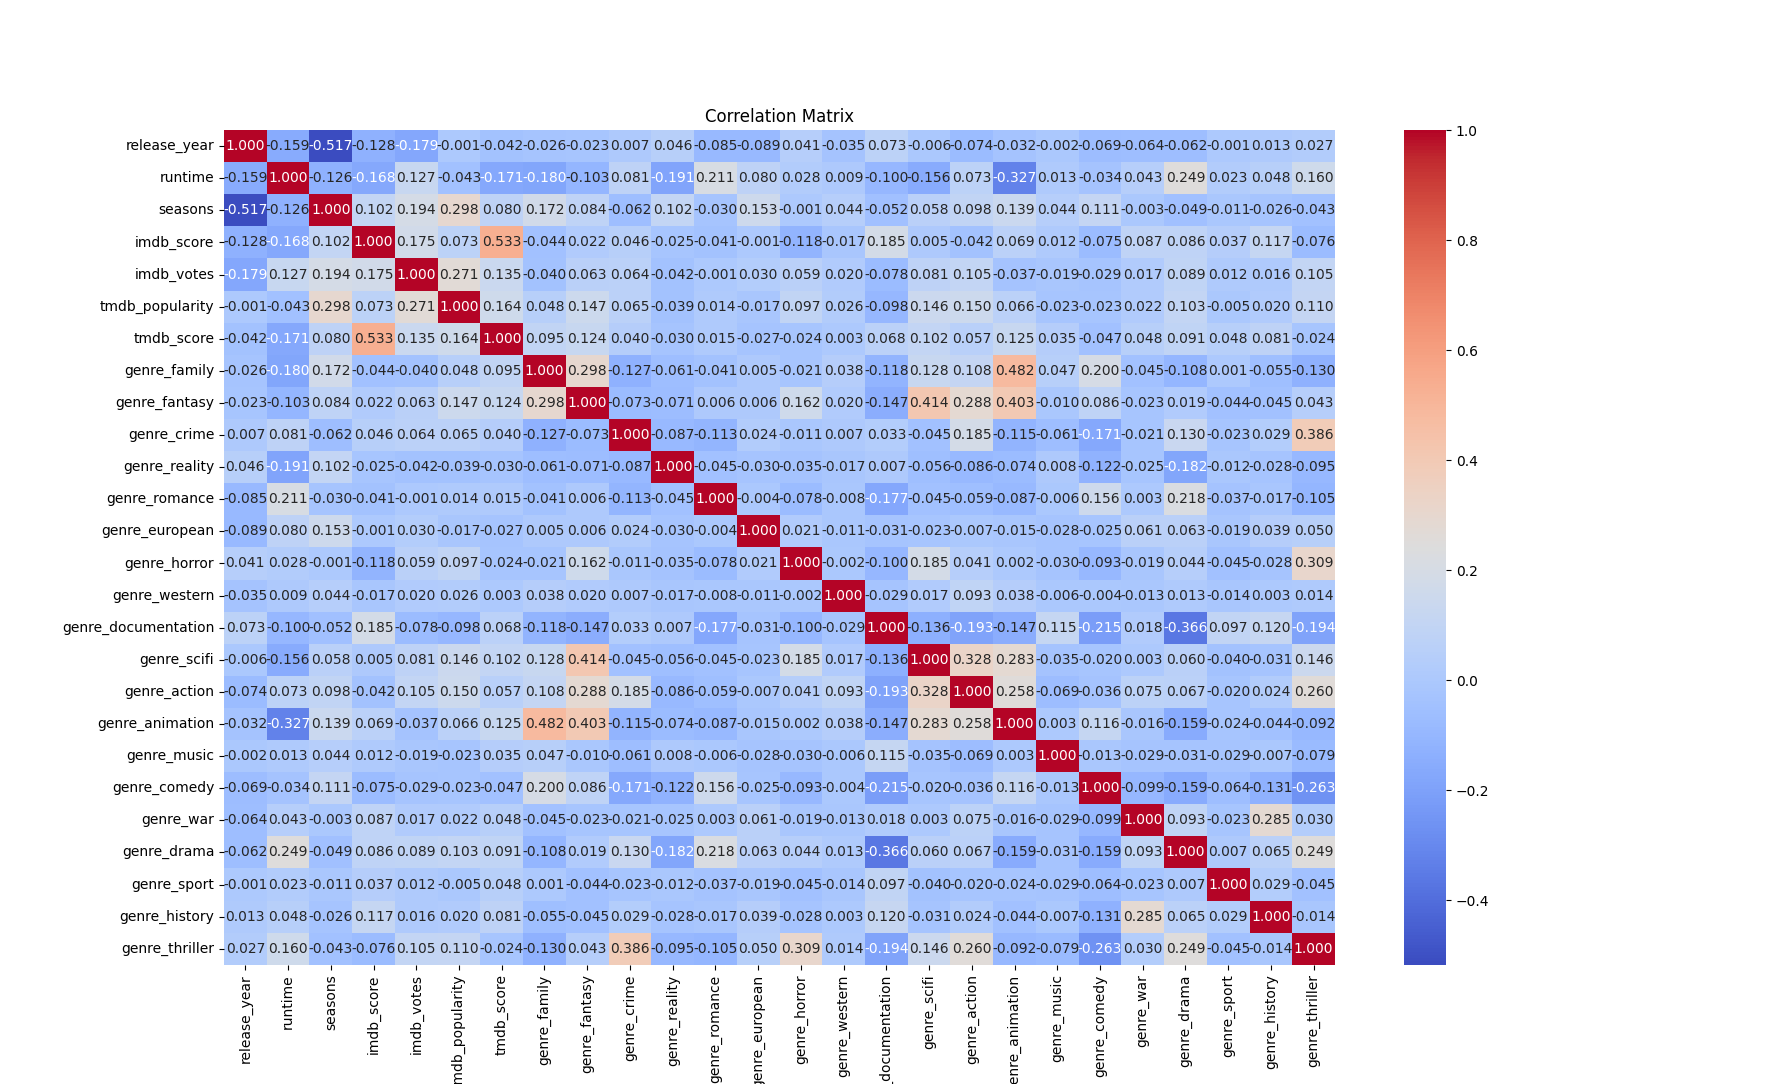

Reproduce this figure in Python.
import pandas as pd
import numpy as np
import ast
import seaborn as sns
import matplotlib.pyplot as plt

# Load the dataset
data = pd.read_csv('titles.csv')

# Exclude non-numeric columns
numeric_columns = data.select_dtypes(include=np.number).columns
numeric_data = data[numeric_columns]

# Extract unique genres
unique_genres = set()
for genres_list in data['genres']:
    genres = ast.literal_eval(genres_list)
    unique_genres.update(genres)

# One-hot encode genres (we ignore countries since there are too many)
genre_columns = []
for genre in unique_genres:
    genre_columns.append('genre_' + genre)
    data['genre_' + genre] = data['genres'].apply(lambda x: int(genre in ast.literal_eval(x)))

# Exclude original list column
data = data.drop(['genres', 'production_countries'], axis=1)

# Concatenate numeric and encoded non-numeric data
processed_data = pd.concat([numeric_data] + [data[genre_columns]], axis=1)

# Calculate the correlation matrix
correlation_matrix = processed_data.corr().round(3)  # Round to three decimal points

# Plot the correlation matrix as a heatmap
plt.figure(figsize=(12, 10))
sns.heatmap(correlation_matrix, annot=True, cmap='coolwarm', fmt=".3f")  # Display three decimal points
plt.title('Correlation Matrix')
plt.show()

# Find the attributes with highest correlation to imdb_score
correlation_with_imdb_score = correlation_matrix['imdb_score'].abs().sort_values(ascending=False)
print(correlation_with_imdb_score)

# OUTPUT - SORTED BY MOST TO LEAST CORRELATED
# imdb_score             1.000
# tmdb_score             0.533
# genre_documentation    0.185
# imdb_votes             0.175
# runtime                0.168
# release_year           0.128
# genre_horror           0.118
# genre_history          0.117
# seasons                0.102
# genre_war              0.087
# genre_drama            0.086
# genre_thriller         0.076
# genre_comedy           0.075
# tmdb_popularity        0.073
# genre_animation        0.069
# genre_crime            0.046
# genre_family           0.044
# genre_action           0.042
# genre_romance          0.041
# genre_sport            0.037
# genre_reality          0.025
# genre_fantasy          0.022
# genre_western          0.017
# genre_music            0.012
# genre_scifi            0.005
# genre_european         0.001
